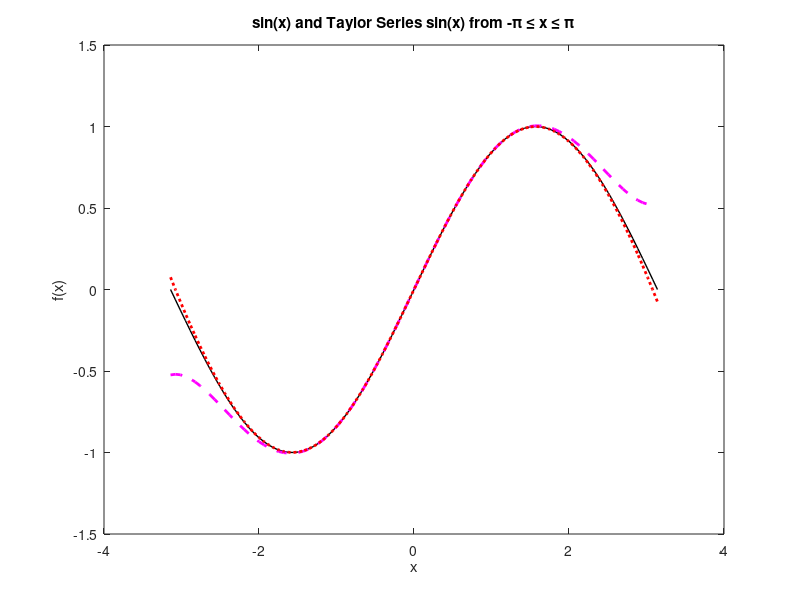

Source code (MATLAB): (Note: this script raises an error after producing the figure.)
%
% Aramis Kelkelyan, Group Member 1, Octavio Gutierrez, Group Member 2
% MAE 205 Section 11/12
%
% Laboratory 4, Problem 1
%------------------------------------------------------------------------
clear; clc;

%Part a)
%Given variables
x = linspace(-pi,pi);
y = sin(x);

%Plot Graph as figure 4
figure(4);

%Set Axis Limits
axis([-pi pi -1 1]);

%Plot sin(x) vs x
plot(x,y,'k','LineWidth',1);hold on;

%Plot the First 3 terms of sin(x) Taylor Expansion
fx1 = x - (x.^3)/factorial(3) + (x.^5)/factorial(5); 

plot(x,fx1,'m--','LineWidth',2);

%Plot the First 4 terms of sin(x) Taylor Expansion
fx2 = x - (x.^3)/factorial(3) + (x.^5)/factorial(5) - (x.^7)/factorial(7); 
plot(x, fx2,'r:','LineWidth',2); hold off;

%Title for Figure 4 "sin(x) and Taylor Series sin(x) from -pi \leq x \leq pi"
title('\bf{sin(x) and Taylor Series sin(x) from -\pi \leq x \leq \pi}'); 

%Create axis labels
xlabel('x');
ylabel('f(x)');

%Create Legend and add Grid Lines
legend('sin(x)','sin(x) series of 3 terms','sin(x) series of 4 terms','Location','SE'); grid on;

%Part b)
%Given variables
x2 = linspace(0,2*pi);
y2 = sin(x2);

%Plot Graph as figure 6
figure(6);

%Create 3 seperate subplots arranged in a single column
subplot(3,1,1);

%Plot sin(x)
plot(x2, y2,'k','LineWidth',3);

%Title top-most plot "sin(x) and the Taylor Series sin(x) from 0 \leq x
%\leq 2*pi"
title('\bf{sin(x) and the Taylor Series sin(x) from 0 \leq x \leq 2\pi}');

%Create axis labels
xlabel('x');
ylabel('sin(x)');

%Set Axis Limits
axis([0 2*pi -3 3]);

%Add Grid
grid on;

%Plot the First 5 terms of sin(x) Taylor Expansion
fx5 = x2 - ((x2).^3)/factorial(3) + ((x2).^5)/factorial(5) - ((x2).^7)/factorial(7) + ((x2).^9)/factorial(9);

%Create Subplot
subplot(3,1,2);
plot(x2, fx5,'c-.','LineWidth',3); 

%Add Grid
grid on;

%Create axis labels
xlabel('x');
ylabel('sin(x) series of 5 terms');

%Set Axis Limits
axis([0 2*pi -3 3]);

%Plot the First 6 terms of sin(x) Taylor Expansion
fx6 = x2 - ((x2).^3)/factorial(3) + ((x2).^5)/factorial(5) - ((x2).^7)/factorial(7) + ((x2).^9)/factorial(9) - ((x2).^11)/factorial(11); 

%Create Subplot
subplot(3,1,3);
plot(x2, fx6,'b:','LineWidth',3); 

%Set Axis Limits
axis([0 2*pi -3 3]);

%Create axis labels
xlabel('x');
ylabel('sin(x) series of 6 terms');

%Add Grid Lines
grid on;
